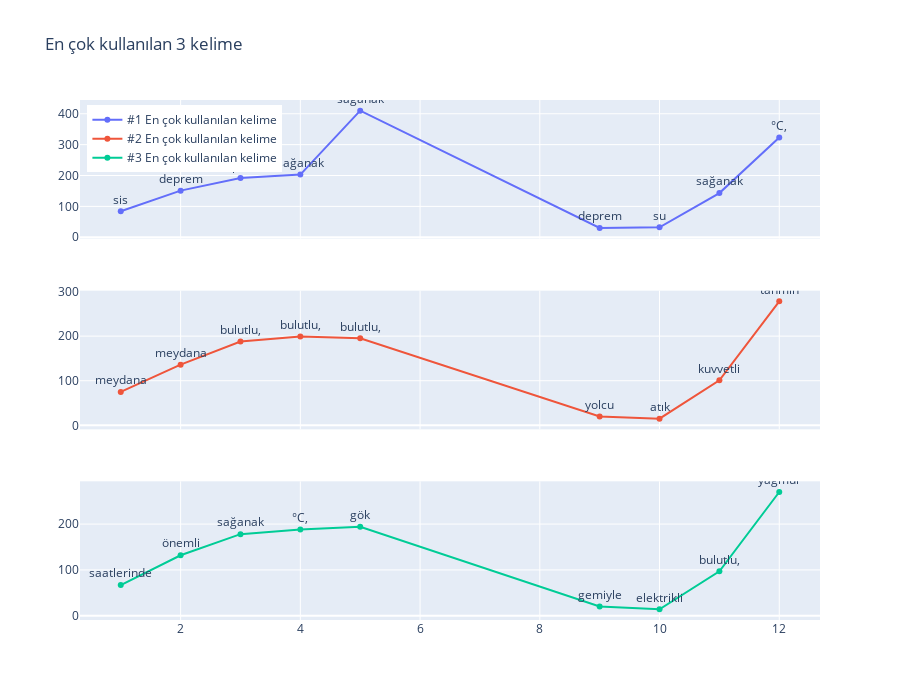

The notebook cell this image was saved under:
### Code cell
from plotly.subplots import make_subplots
fig = make_subplots(rows=3, cols=1,shared_xaxes=True)#,subplot_titles=(f'{scope}ly Deviation in Positive Sentiment',  f'{scope}ly Deviation in Negative Sentiment'))

for i,dt in zip(range(3),[monthly_n1,monthly_n2, monthly_n3]):
    words  = [i[0] for i in dt]
    counts = [i[1] for i in dt]
    fig.add_trace(go.Scatter(x=monthly.month,y=counts,text=words,mode="lines+markers+text",textposition="top center"
    ,name=f'#{i+1} En çok kullanılan kelime'),row=i+1,col=1)



#fig['layout']['xaxis2']['title'] = scope
fig.update_layout(height=700, width=900, title_text="En çok kullanılan 3 kelime")


fig.update_layout(legend=dict(
    yanchor="top",
    y=0.99,
    xanchor="left",
    x=0.01
))

fig.show()

### Figure 1 — Plotly figure (JSON) as saved in the notebook; plotly's stock layout.template omitted (floating-point values rounded to 4 significant figures)
{"data": [{"mode": "lines+markers+text", "name": "#1 En çok kullanılan kelime", "text": ["sis", "deprem", "deprem", "sağanak", "sağanak", "deprem", "su", "sağanak", "°C,"], "textposition": "top center", "type": "scatter", "x": [1, 2, 3, 4, 5, 9, 10, 11, 12], "xaxis": "x", "y": [84, 151, 192, 203, 410, 30, 32, 143, 323], "yaxis": "y"}, {"mode": "lines+markers+text", "name": "#2 En çok kullanılan kelime", "text": ["meydana", "meydana", "bulutlu,", "bulutlu,", "bulutlu,", "yolcu", "atık", "kuvvetli", "tahmin"], "textposition": "top center", "type": "scatter", "x": [1, 2, 3, 4, 5, 9, 10, 11, 12], "xaxis": "x2", "y": [75, 136, 188, 199, 195, 20, 15, 101, 278], "yaxis": "y2"}, {"mode": "lines+markers+text", "name": "#3 En çok kullanılan kelime", "text": ["saatlerinde", "önemli", "sağanak", "°C,", "gök", "gemiyle", "elektrikli", "bulutlu,", "yağmur"], "textposition": "top center", "type": "scatter", "x": [1, 2, 3, 4, 5, 9, 10, 11, 12], "xaxis": "x3", "y": [67, 132, 178, 188, 194, 20, 14, 97, 270], "yaxis": "y3"}], "layout": {"height": 700, "legend": {"x": 0.01, "xanchor": "left", "y": 0.99, "yanchor": "top"}, "title": {"text": "En çok kullanılan 3 kelime"}, "width": 900, "xaxis": {"anchor": "y", "autorange": true, "domain": [0, 1], "matches": "x3", "range": [0.3193, 12.68], "showticklabels": false, "type": "linear"}, "xaxis2": {"anchor": "y2", "autorange": true, "domain": [0, 1], "matches": "x3", "range": [0.3193, 12.68], "showticklabels": false, "type": "linear"}, "xaxis3": {"anchor": "y3", "autorange": true, "domain": [0, 1], "range": [0.3193, 12.68], "type": "linear"}, "yaxis": {"anchor": "x", "autorange": true, "domain": [0.7333, 1], "range": [-4.609, 444.6], "type": "linear"}, "yaxis2": {"anchor": "x2", "autorange": true, "domain": [0.3667, 0.6333], "range": [-8.953, 302.0], "type": "linear"}, "yaxis3": {"anchor": "x3", "autorange": true, "domain": [0, 0.2667], "range": [-9.316, 293.3], "type": "linear"}}}
